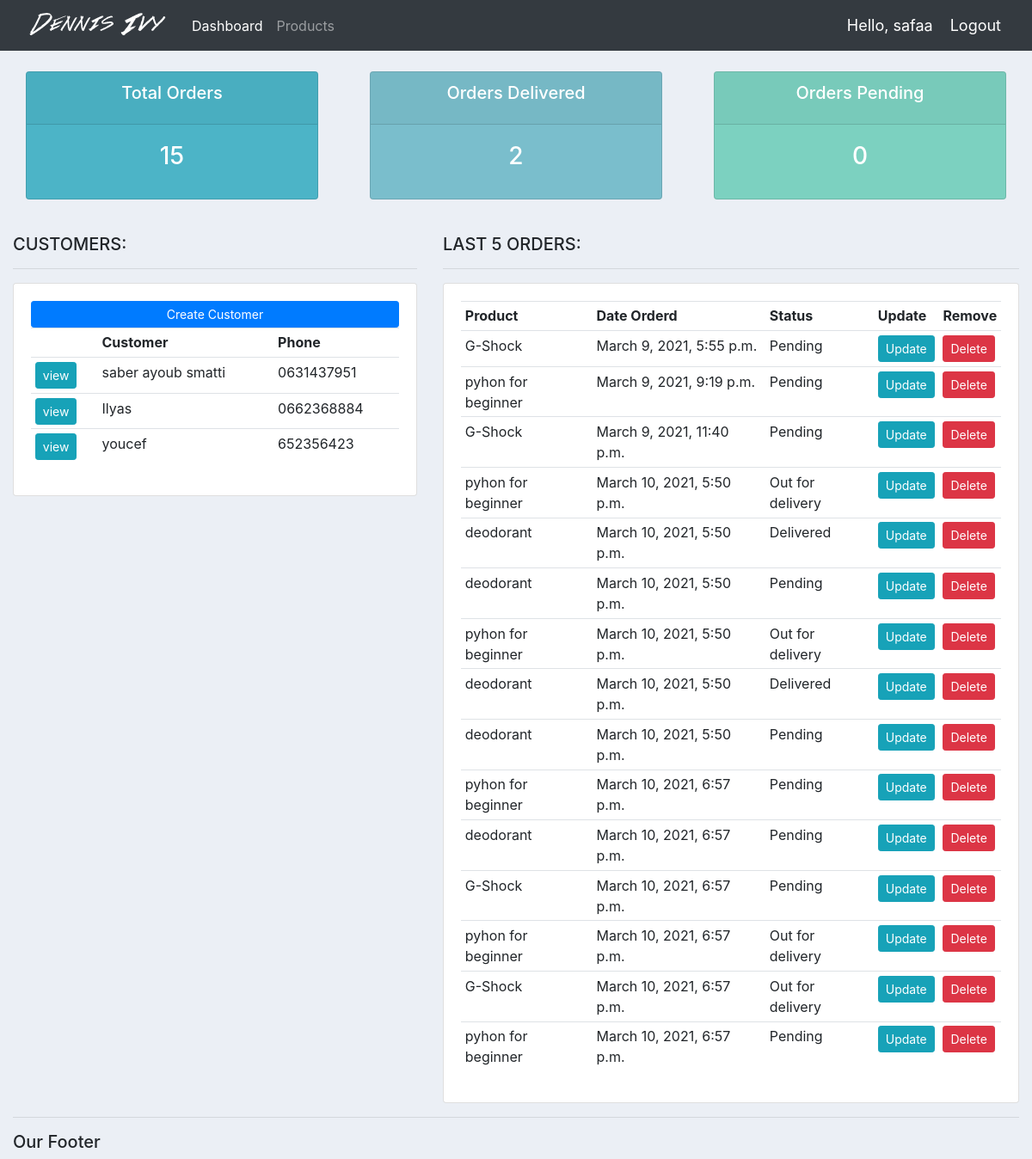
/ (signed in), run on an earlier commit of the app's database.
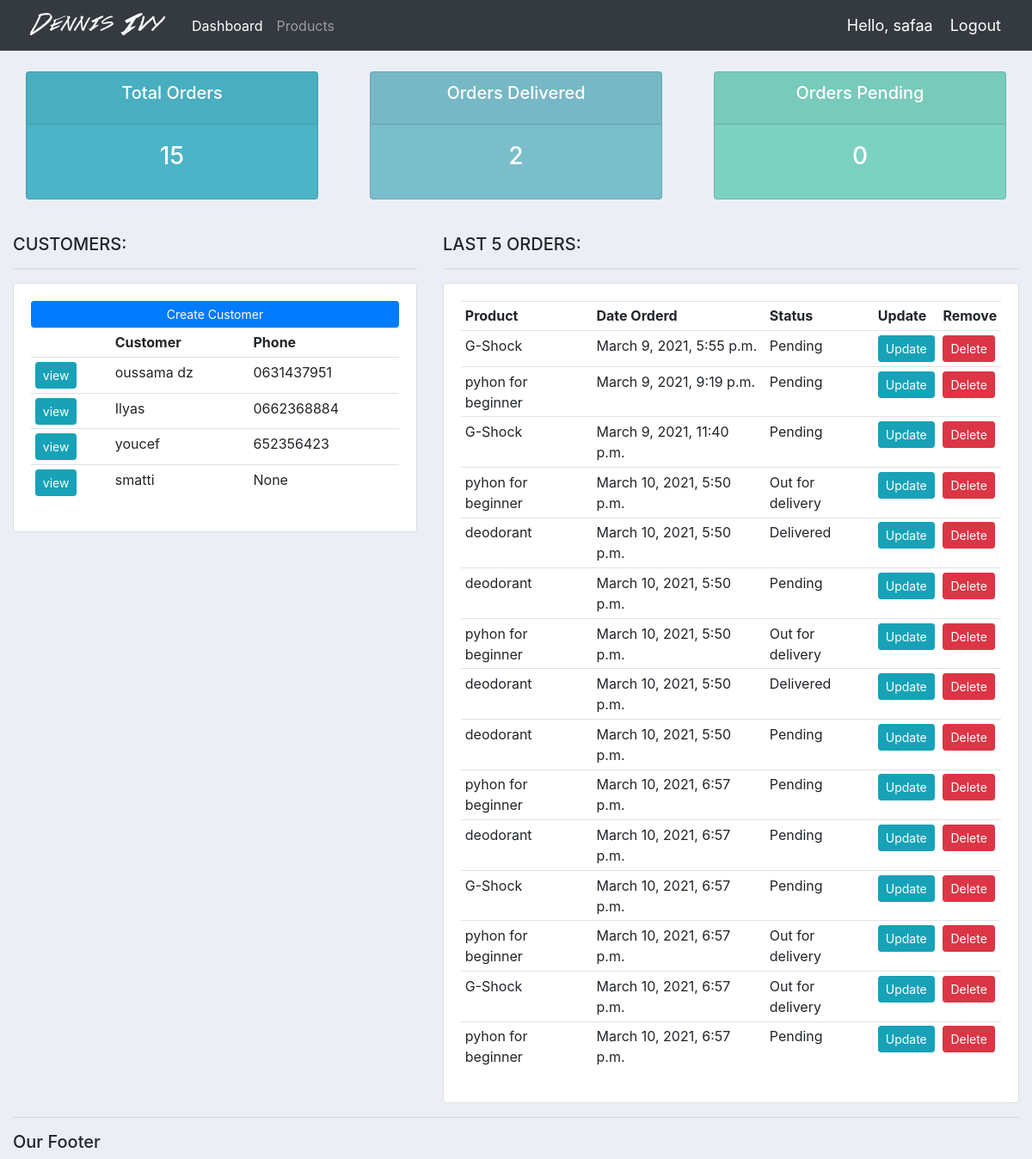
And on a later commit of the database.
### accounts/models.py (models this page shows, shortened)
class Customer(models.Model):
    user = models.OneToOneField(User, null=True, blank=True, on_delete=models.CASCADE)
    name = models.CharField(max_length=200, null=True)
    phone = models.CharField(max_length=200, null=True)
    email = models.CharField(max_length=200, null=True)
    profile_pic = models.ImageField(default="profile.png", null=True, blank=True)
    date_created = models.DateTimeField(auto_now_add=True, null=True)

class Order(models.Model):
    STATUS = (
        ('Pending', 'Pending'),
        ('Out for delivery', 'Out for delivery'),
        ('Delivered', 'Delivered'),
    )
    customer = models.ForeignKey(Customer, null=True, on_delete=models.SET_NULL)
    product = models.ForeignKey(Product, null=True, on_delete=models.SET_NULL)
    date_created = models.DateTimeField(auto_now_add=True, null=True)
    status = models.CharField(max_length=200, null=True, choices=STATUS)
    note = models.CharField(max_length=1000, null=True)

class Product(models.Model):
    CATEGORY = (
        ('Indoor', 'Indoor'),
        ('Out Door', 'Out Door'),
    )
    name = models.CharField(max_length=200, null=True)
    price = models.FloatField(null=True)
    category = models.CharField(max_length=200, null=True, choices=CATEGORY)
    description = models.CharField(max_length=200, null=True, blank=True)
    date_created = models.DateTimeField(auto_now_add=True, null=True)
    tags = models.ManyToManyField(Tag)

### accounts/decorators.py (the view)
    def wrapper_function(request, *args, **kwargs):
        group = None
        if request.user.groups.exists():
            group = request.user.groups.all()[0].name
        if group == 'customer':
            return redirect('user-page')
        if group == 'admin':
            return view_func(request, *args, **kwargs)

### accounts/views.py (called while the page is built)
@login_required(login_url='login')
@admin_only
def home(request):
    orders = Order.objects.all()
    customers = Customer.objects.all()
    total_orders = orders.count()
    total_customers = customers.count()
    delivered = orders.filter(status='Delivered').count()
    pending = orders.filter(status='pending').count()
    context = {
        'orders': orders,
        'customers': customers,
        'total_orders': total_orders,
        'total_customers': total_customers,
        'delivered': delivered,
        'pending': pending,
    }
    return render(request, 'accounts/dashboard.html', context)

### accounts/templates/accounts/dashboard.html
{% extends 'accounts/main.html' %}
{% block content %}
{% include 'accounts/status.html' %}
<br>
<div class="row">
	<div class="col-md-5">
		<h5>CUSTOMERS:</h5>
		<hr>
		<div class="card card-body">
			<a class="btn btn-primary  btn-sm btn-block" href="">
				Create Customer</a>
			<table class="table table-sm">
				<tr>
					<th></th>
					<th>Customer</th>
					<th>Phone</th>
				</tr>
				{% for customer in customers %}
				<tr>
					<td><a class="btn btn-sm btn-info" href="{% url 'customer' customer.id %}">view</a></td>
					<td>{{customer.name}}</td>
					<td>{{customer.phone}}</td>
				</tr>
				{% endfor %}
			</table>
		</div>
	</div>
	<div class="col-md-7">
		<h5>LAST 5 ORDERS:</h5>
		<hr>
		<div class="card card-body">
			<table class="table table-sm">
				<tr>
					<th>Product</th>
					<th>Date Orderd</th>
					<th>Status</th>
					<th>Update</th>
					<th>Remove</th>
				</tr>
				{% for order in orders %}
				<tr>
					<td>{{order.product.name}}</td>
					<td>{{order.date_created}}</td>
					<td>{{order.status}}</td>
					<td><a class="btn btn-sm btn-info" href="{% url 'update_order' order.id %}">Update</a></td>
					<td><a class="btn btn-sm btn-danger" href="{% url 'delete_order' order.id %}">Delete</a></td>
				</tr>
				{% endfor %}
			</table>
		</div>
	</div>
</div>
{% endblock %}

What changed in the data, as far as the page shows it:
changed Customer: name "saber ayoub smatti" → "oussama dz"
added Customer: name "smatti", phone "None"
